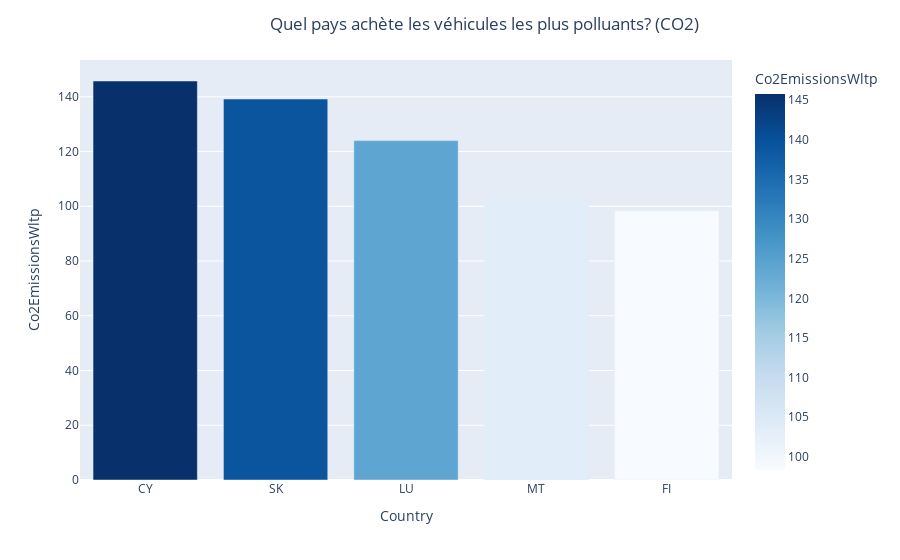
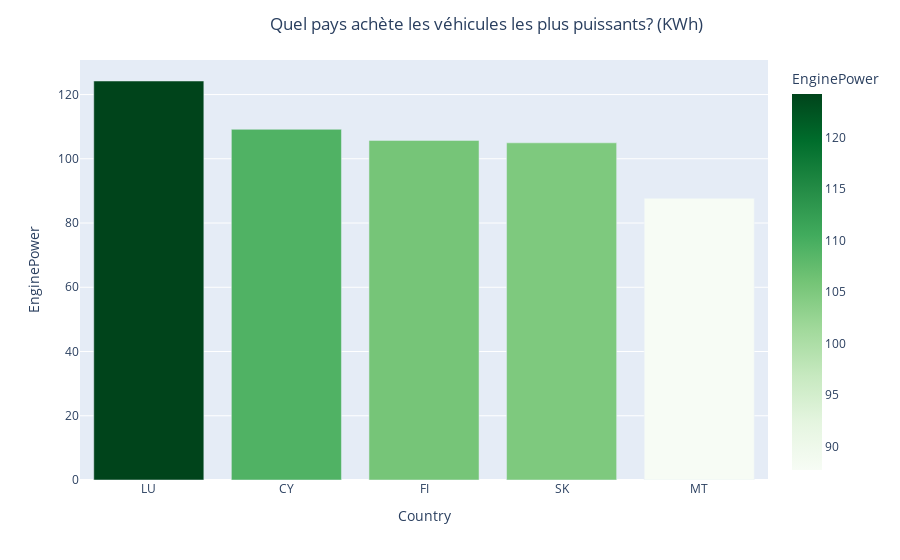
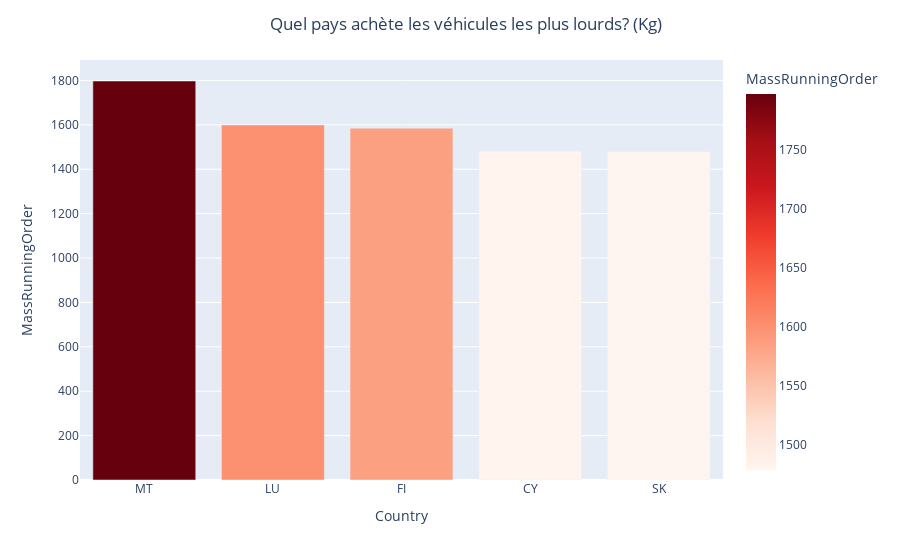

The notebook cell saved with these charts, in order:
### Code cell
from auto_co2.agg import Countries
countries = Countries(df, country_population)  


viz.countrywise_viz(countries)

### Figure 1 — Plotly figure (JSON) as saved in the notebook; plotly's stock layout.template omitted (floating-point values rounded to 4 significant figures)
{"data": [{"alignmentgroup": "True", "hovertemplate": "Country=%{x}<br>Co2EmissionsWltp=%{marker.color}<extra></extra>", "legendgroup": "", "marker": {"color": [145.8, 139.2, 124.0, 103.5, 98.35], "coloraxis": "coloraxis", "pattern": {"shape": ""}}, "name": "", "offsetgroup": "", "orientation": "v", "showlegend": false, "textposition": "auto", "type": "bar", "x": ["CY", "SK", "LU", "MT", "FI"], "xaxis": "x", "y": [145.8, 139.2, 124.0, 103.5, 98.35], "yaxis": "y"}], "layout": {"barmode": "relative", "coloraxis": {"colorbar": {"title": {"text": "Co2EmissionsWltp"}}, "colorscale": [[0, "rgb(247,251,255)"], [0.125, "rgb(222,235,247)"], [0.25, "rgb(198,219,239)"], [0.375, "rgb(158,202,225)"], [0.5, "rgb(107,174,214)"], [0.625, "rgb(66,146,198)"], [0.75, "rgb(33,113,181)"], [0.875, "rgb(8,81,156)"], [1, "rgb(8,48,107)"]]}, "legend": {"tracegroupgap": 0}, "margin": {"t": 60}, "title": {"text": "Quel pays achète les véhicules les plus polluants? (CO2)", "x": 0.3}, "xaxis": {"anchor": "y", "domain": [0, 1], "title": {"text": "Country"}}, "yaxis": {"anchor": "x", "domain": [0, 1], "title": {"text": "Co2EmissionsWltp"}}}}

### Figure 2 — Plotly figure (JSON) as saved in the notebook; plotly's stock layout.template omitted (floating-point values rounded to 4 significant figures)
{"data": [{"alignmentgroup": "True", "hovertemplate": "Country=%{x}<br>EnginePower=%{marker.color}<extra></extra>", "legendgroup": "", "marker": {"color": [124.2, 109.2, 105.7, 105.0, 87.71], "coloraxis": "coloraxis", "pattern": {"shape": ""}}, "name": "", "offsetgroup": "", "orientation": "v", "showlegend": false, "textposition": "auto", "type": "bar", "x": ["LU", "CY", "FI", "SK", "MT"], "xaxis": "x", "y": [124.2, 109.2, 105.7, 105.0, 87.71], "yaxis": "y"}], "layout": {"barmode": "relative", "coloraxis": {"colorbar": {"title": {"text": "EnginePower"}}, "colorscale": [[0, "rgb(247,252,245)"], [0.125, "rgb(229,245,224)"], [0.25, "rgb(199,233,192)"], [0.375, "rgb(161,217,155)"], [0.5, "rgb(116,196,118)"], [0.625, "rgb(65,171,93)"], [0.75, "rgb(35,139,69)"], [0.875, "rgb(0,109,44)"], [1, "rgb(0,68,27)"]]}, "legend": {"tracegroupgap": 0}, "margin": {"t": 60}, "title": {"text": "Quel pays achète les véhicules les plus puissants? (KWh)", "x": 0.3}, "xaxis": {"anchor": "y", "domain": [0, 1], "title": {"text": "Country"}}, "yaxis": {"anchor": "x", "domain": [0, 1], "title": {"text": "EnginePower"}}}}

### Figure 3 — Plotly figure (JSON) as saved in the notebook; plotly's stock layout.template omitted (floating-point values rounded to 4 significant figures)
{"data": [{"alignmentgroup": "True", "hovertemplate": "Country=%{x}<br>MassRunningOrder=%{marker.color}<extra></extra>", "legendgroup": "", "marker": {"color": [1797.0, 1599.0, 1585.0, 1481.0, 1479.0], "coloraxis": "coloraxis", "pattern": {"shape": ""}}, "name": "", "offsetgroup": "", "orientation": "v", "showlegend": false, "textposition": "auto", "type": "bar", "x": ["MT", "LU", "FI", "CY", "SK"], "xaxis": "x", "y": [1797.0, 1599.0, 1585.0, 1481.0, 1479.0], "yaxis": "y"}], "layout": {"barmode": "relative", "coloraxis": {"colorbar": {"title": {"text": "MassRunningOrder"}}, "colorscale": [[0, "rgb(255,245,240)"], [0.125, "rgb(254,224,210)"], [0.25, "rgb(252,187,161)"], [0.375, "rgb(252,146,114)"], [0.5, "rgb(251,106,74)"], [0.625, "rgb(239,59,44)"], [0.75, "rgb(203,24,29)"], [0.875, "rgb(165,15,21)"], [1, "rgb(103,0,13)"]]}, "legend": {"tracegroupgap": 0}, "margin": {"t": 60}, "title": {"text": "Quel pays achète les véhicules les plus lourds? (Kg)", "x": 0.3}, "xaxis": {"anchor": "y", "domain": [0, 1], "title": {"text": "Country"}}, "yaxis": {"anchor": "x", "domain": [0, 1], "title": {"text": "MassRunningOrder"}}}}
